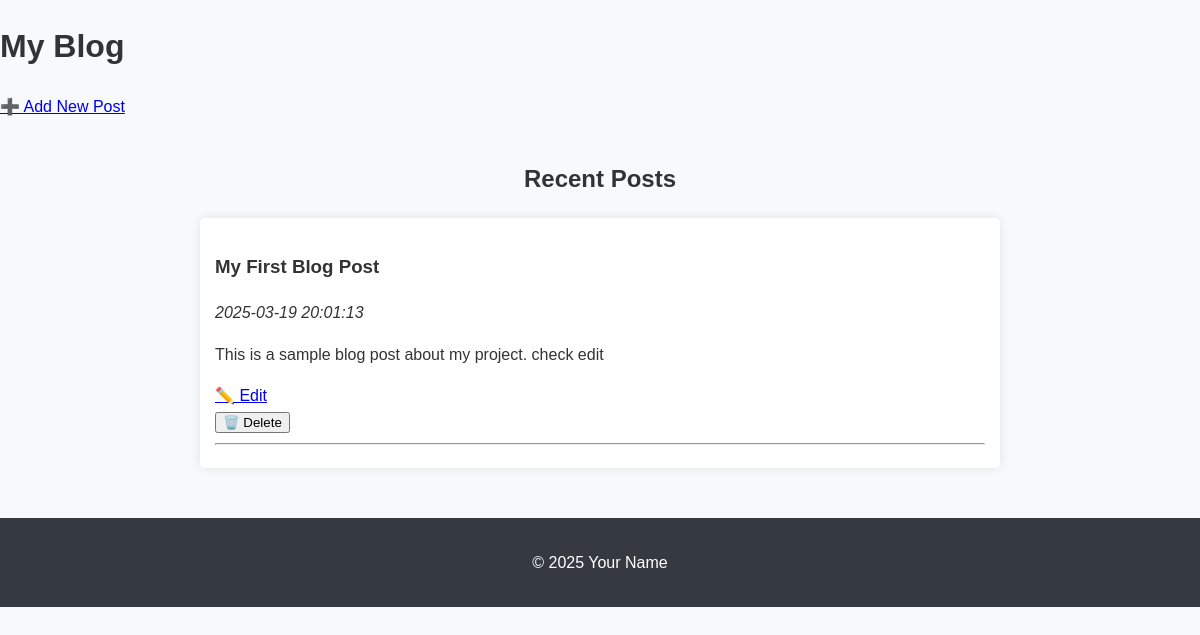
Page /blog on the committed database.
### tables this page shows
CREATE TABLE posts (
            id INTEGER PRIMARY KEY AUTOINCREMENT,
            title TEXT NOT NULL,
            content TEXT NOT NULL,
            created TIMESTAMP DEFAULT CURRENT_TIMESTAMP
        );

### app.py (the view)
@app.route("/blog")
def blog():
    conn = get_db_connection()
    posts = conn.execute("SELECT * FROM posts ORDER BY created DESC").fetchall()
    conn.close()
    return render_template("blog.html", posts=posts)

### app.py (called while the page is built)
def get_db_connection():
    conn = sqlite3.connect(DATABASE)
    conn.row_factory = sqlite3.Row
    return conn

### templates/blog.html (shortened to what this page needs)
<!DOCTYPE html>
<html lang="en">
<head>
    <link rel="stylesheet" href="{{ url_for('static', filename='style.css') }}">
</head>
<body>
    <header>
        <h1>My Blog</h1>
        <a href="{{ url_for('new_post') }}" class="btn">➕ Add New Post</a>
    </header>
    <section class="blog">
        <h2>Recent Posts</h2>
        {% for post in posts %}
            <div class="post">
                <h3>{{ post['title'] }}</h3>
                <p><em>{{ post['created'] }}</em></p>
                <p>{{ post['content'] }}</p>
                <div class="post-actions">
                    <a href="{{ url_for('edit_post', post_id=post['id']) }}" class="edit-btn">✏️ Edit</a>
                    <form action="{{ url_for('delete_post', post_id=post['id']) }}" method="POST">
                        <button type="submit" class="delete-btn">🗑️ Delete</button>
                    </form>
                </div>
                <hr>
            </div>
        {% else %}
            <p>No posts yet. Stay tuned!</p>
        {% endfor %}
    </section>
    <footer>
        <p>© 2025 Your Name</p>
    </footer>
</body>
</html>

### static/style.css (style rules this page uses)
body { font-family: Arial, sans-serif; margin: 0; padding: 0; background-color: #f8f9fa; color: #333; line-height: 1.6; }
section { max-width: 800px; margin: auto; padding: 20px; }
section h2 { text-align: center; }
.post { background: white; padding: 15px; margin: 10px 0; border-radius: 5px; box-shadow: 0px 0px 10px rgba(0, 0, 0, 0.1); }
footer { text-align: center; padding: 1rem; background: #343a40; color: white; margin-top: 20px; }

### rows in the picture
posts: title "My First Blog Post", created "2025-03-19 20:01:13", content "This is a sample blog post about my project. check edit"
